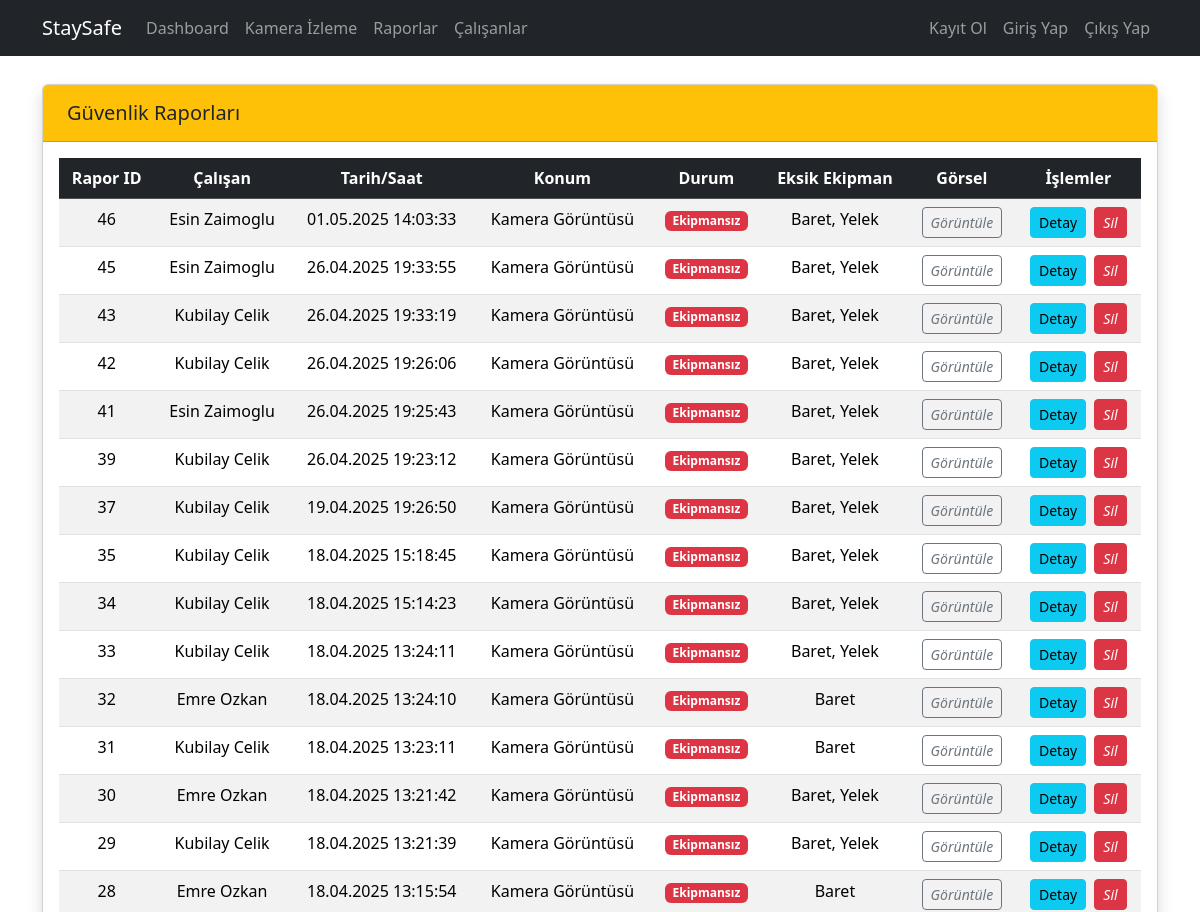
The page /reports/ (upper part) on the database as committed earlier.
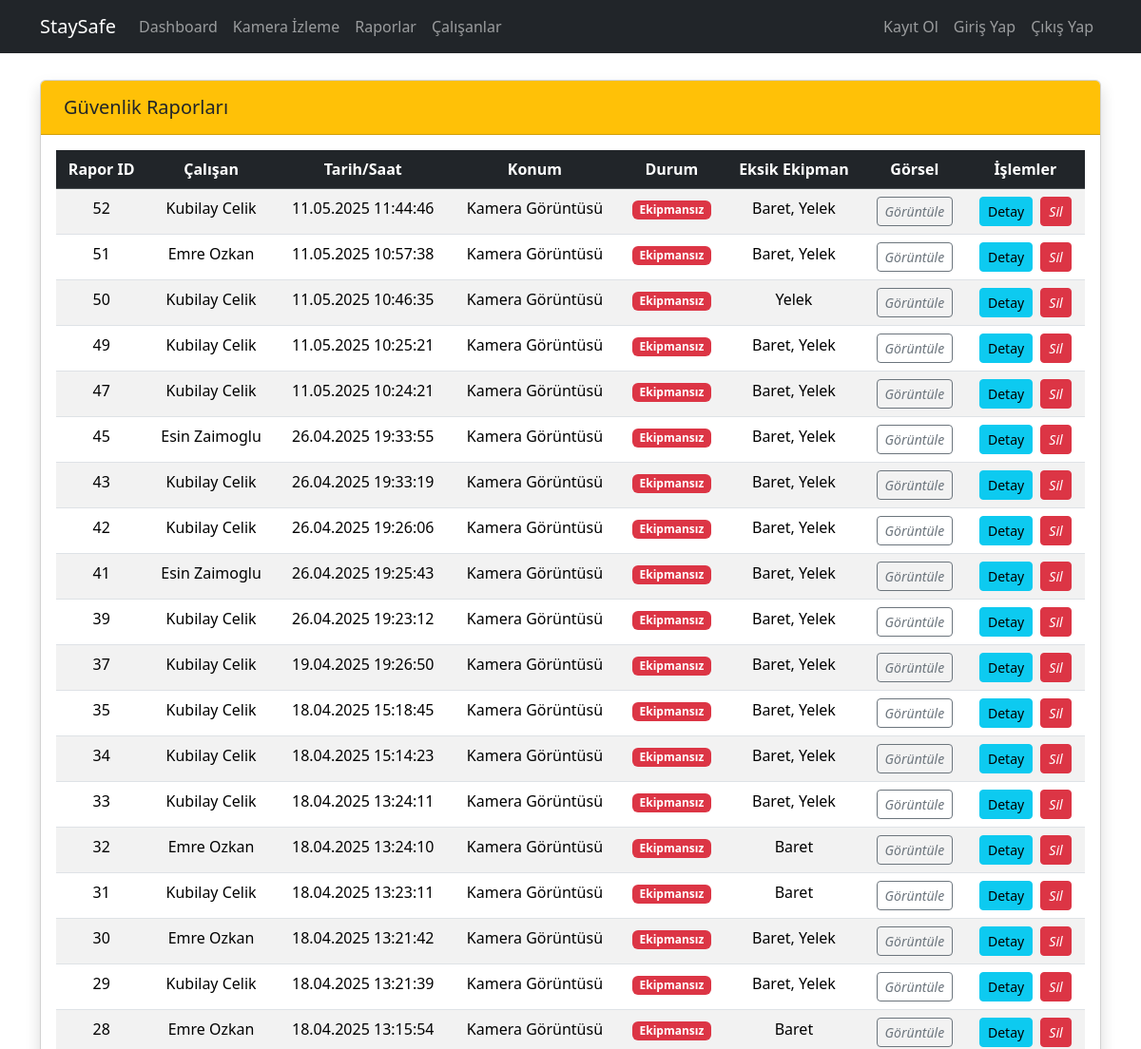
The same page on the database as committed later.
### reports/models.py (models this page shows, shortened)
class EmployeeReport(models.Model):
    employee = models.ForeignKey(Employee, on_delete=models.SET_NULL, related_name='reports', null=True, blank=True)
    timestamp = models.DateTimeField(auto_now_add=True)
    image = models.ImageField(upload_to='reports/')
    is_equipped = models.BooleanField(default=False)
    location = models.CharField(max_length=200, blank=True)
    notes = models.TextField(blank=True)
    missing_equipment = models.TextField(blank=True, verbose_name="Eksik Ekipmanlar")
    reported_pozisyon = models.CharField(max_length=100, null=True, blank=True, verbose_name="Rapor Anındaki Pozisyon")
    reported_vardiya = models.CharField(max_length=50, null=True, blank=True, verbose_name="Rapor Anındaki Vardiya")
    reported_supervizor_name = models.CharField(max_length=200, null=True, blank=True, verbose_name="Rapor Anındaki Süpervizör")
    class Meta:
        ordering = ['-timestamp']
        verbose_name = 'Çalışan Raporu'
        verbose_name_plural = 'Çalışan Raporları'

### employees/models.py (models this page shows, shortened)
class Employee(models.Model):
    sicil_no = models.CharField(max_length=10, primary_key=True)
    name = models.CharField(max_length=100)
    surname = models.CharField(max_length=100)
    age = models.IntegerField(null=True, blank=True)
    imageUrl = models.URLField(max_length=300, blank=True, null=True, default="default.jpg")
    pozisyon = models.ForeignKey(Pozisyon, on_delete=models.SET_NULL, null=True, blank=True)
    vardiya = models.ForeignKey(Vardiya, on_delete=models.SET_NULL, null=True, blank=True)

### reports/views.py (the view)
# urls.py: path('', views.report_list, name='report_list'),
def report_list(request):
    reports = EmployeeReport.objects.all() # Tüm raporları al (ordering model meta'da tanımlı)
    context = {
        'reports': reports
    }
    return render(request, 'reports/report_list.html', context)

### reports/templates/reports/report_list.html (shortened to what this page needs)
{% extends "layout.html" %}
{% load static %}
{% block content %}
<div class="container mt-4">
    <div class="card shadow mb-4">
        <div class="card-header py-3 bg-warning">
            <h5 class="card-title mb-0 text-dark">
                Güvenlik Raporları
            </h5>
        </div>
        <div class="card-body">
            <div class="table-responsive">
                <table class="table table-hover table-striped text-center">
                    <thead class="table-dark">
                        <tr>
                            <th>Rapor ID</th>
                            <th>Çalışan</th>
                            <th>Tarih/Saat</th>
                            <th>Konum</th>
                            <th>Durum</th>
                            <th>Eksik Ekipman</th>
                            <th>Görsel</th>
                            <th>İşlemler</th>
                        </tr>
                    </thead>
                    <tbody class="text-center">
                        {% for report in reports %}
                        <tr>
                            <td>{{ report.id }}</td>
                            <td>
                                {% if report.employee %}
                                    {{ report.employee.name }} {{ report.employee.surname }}
                                {% else %}
                                    <span class="text-muted">Bilinmeyen</span>
                                {% endif %}
                            </td>
                            <td>{{ report.timestamp|date:"d.m.Y H:i:s" }}</td>
                            <td>{{ report.location|default:"-" }}</td>
                            <td>
                                {% if report.is_equipped %}
                                    <span class="badge bg-success">Ekipmanlı</span>
                                {% else %}
                                    <span class="badge bg-danger">Ekipmansız</span>
                                {% endif %}
                            </td>
                            <td>{{ report.missing_equipment|default:"Yok" }}</td>
                            <td>
                                {% if report.image %}
                                <a href="{{ report.image.url }}" target="_blank" class="btn btn-sm btn-outline-secondary" title="Görseli Görüntüle">
                                    <i class="fas fa-image">Görüntüle</i>
                                </a>
                                {% else %}
                                -
                                {% endif %}
                            </td>
                            <td>
                                <a href="{% url 'reports:report_detail' report.id %}" class="btn btn-sm btn-info me-1" title="Detayları Görüntüle">
                                     Detay
                                </a>
                                <form action="{% url 'reports:report_delete' report.id %}" method="post" class="d-inline" onsubmit="return confirm('Bu raporu silmek istediğinizden emin misiniz?');">
                                    <button type="submit" class="btn btn-sm btn-danger" title="Sil">
                                        <i class="fas fa-trash">Sil</i>
                                    </button>
                                </form>
                            </td>
                        </tr>
                        {% empty %}
                        <tr>
                            <td colspan="7" class="text-center">Henüz rapor bulunmamaktadır.</td>
                        </tr>
                        {% endfor %}
                    </tbody>
                </table>
            </div>
        </div>
    </div>
</div>
{% endblock %}

Rows that differ between the two databases and show on the page:
removed EmployeeReport: id "46", employee.name "Esin", employee.surname "Zaimoglu", timestamp "01.05.2025 14:03:33", location "Kamera Görüntüsü", is_equipped "Ekipmansız", missing_equipment "Baret, Yelek"
added EmployeeReport: id "52", employee.name "Kubilay", employee.surname "Celik", timestamp "11.05.2025 11:44:46", location "Kamera Görüntüsü", is_equipped "Ekipmansız", missing_equipment "Baret, Yelek"
added EmployeeReport: id "51", employee.name "Emre", employee.surname "Ozkan", timestamp "11.05.2025 10:57:38", location "Kamera Görüntüsü", is_equipped "Ekipmansız", missing_equipment "Baret, Yelek"
added EmployeeReport: id "50", employee.name "Kubilay", employee.surname "Celik", timestamp "11.05.2025 10:46:35", location "Kamera Görüntüsü", is_equipped "Ekipmansız", missing_equipment "Yelek"
added EmployeeReport: id "49", employee.name "Kubilay", employee.surname "Celik", timestamp "11.05.2025 10:25:21", location "Kamera Görüntüsü", is_equipped "Ekipmansız", missing_equipment "Baret, Yelek"
added EmployeeReport: id "47", employee.name "Kubilay", employee.surname "Celik", timestamp "11.05.2025 10:24:21", location "Kamera Görüntüsü", is_equipped "Ekipmansız", missing_equipment "Baret, Yelek"
